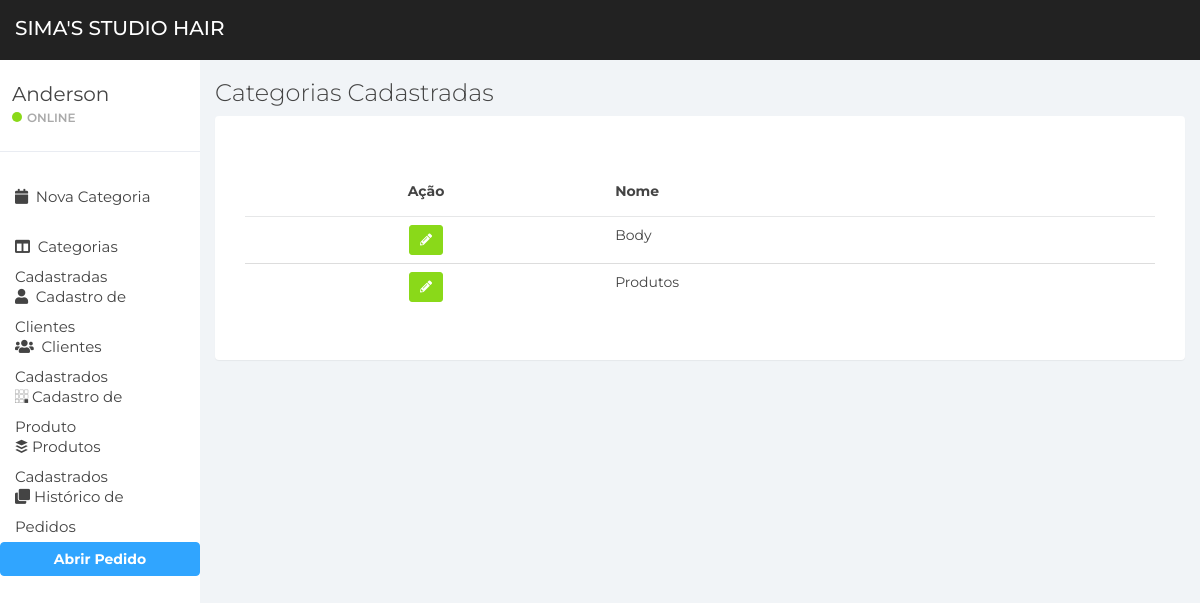
The page /category/list-category (signed in) on the database as committed earlier.
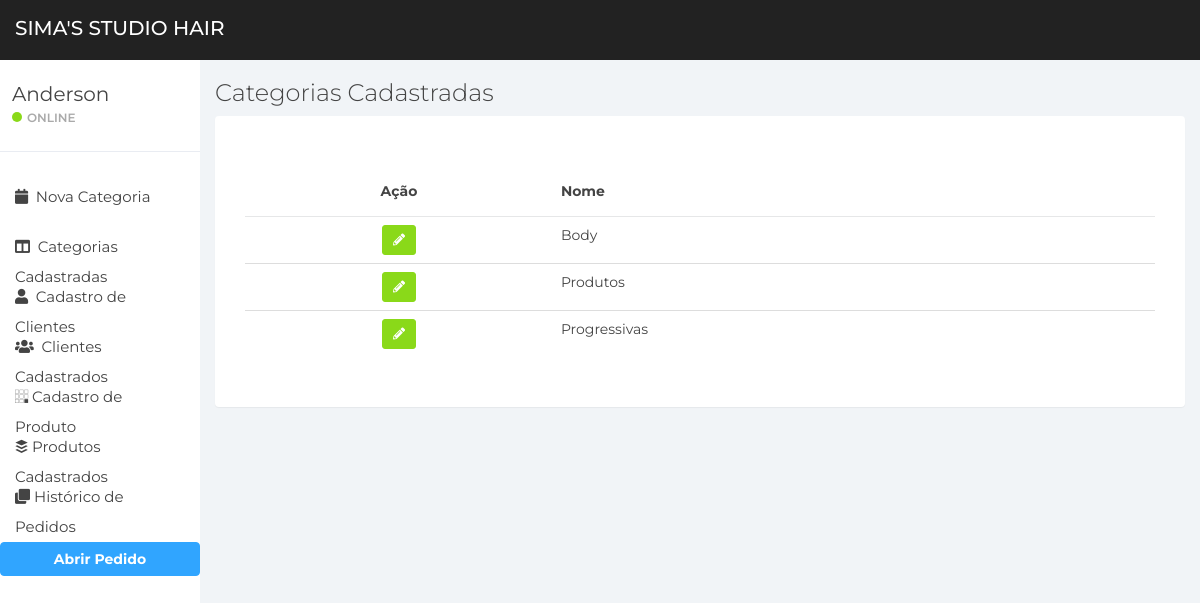
The same page on the database as committed later.
### apps/categoria/models.py (models this page shows, shortened)
class Category(models.Model):
    loja = models.ForeignKey(to=Store, on_delete=models.DO_NOTHING, null=True, blank=True)
    nome = models.CharField(max_length=200)
    descricao = models.CharField(max_length=300, blank=True, null=True)
    data = models.DateTimeField(auto_now_add=True)
    is_active = models.BooleanField(default=True)
    class Meta:
        verbose_name = 'Categoria'
        verbose_name_plural = 'Categorias'

### apps/categoria/views.py (the view)
# urls.py: path('list-category', views.list_categoria, name="list-category")
def list_categoria(request):
    page_title = 'Categorias Cadastradas'
    categorias = None
    msg = None
    notification = None
    loja = request.user.loja
    categorias = models.Category.objects.filter(is_active=True)
    if not categorias:
        msg = 'Nenhuma Categoria cadastradas'
        notification = 'danger'
    context = {
        'page_title': page_title, 'categorias': categorias, 'msg': msg, 'notification': notification
    }
    return render(request, 'categorias_cadastradas.html', context)

### apps/categoria/templates/categorias_cadastradas.html
{% extends 'base/base.html' %}
{% block content %}
<div class="panel-body">
    <table class="table table-hover table-responsive-sm table-sm">
        <thead class="">
        <tr>
            <th class="text-center">Ação</th>
            <th class="text-left">Nome</th>
        </tr>
        </thead>
        <tbody>
        {% for u in categorias %}
        <tr>
            <td align="center">
                <div class="btn-group btn-group-smd shadow" role="group" aria-label="Basic example">
                    <a href="{% url 'categoria:edit-category' u.pk %}" class="btn btn-success btn-sm shadow"><i class="fas fa-pencil-alt"></i></a>
                </div>
            </td>
            <td align="left">{{ u.nome }}</td>
        </tr>
        {% endfor %}
        </tbody>
    </table>
</div>
{% endblock %}

Rows that differ between the two databases and show on the page:
added Category: nome "Progressivas"
